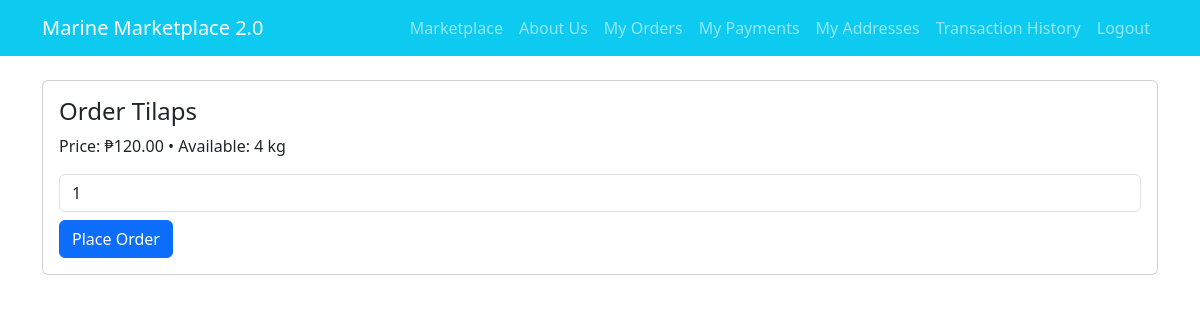
The app's page /order/2 (signed in) with its own data.
### app.py (models this page shows, shortened)
class Product(db.Model):
    __tablename__ = 'products'
    id = db.Column(db.Integer, primary_key=True)
    name = db.Column(db.String(200), nullable=False)
    price = db.Column(db.Float, nullable=False)
    quantity = db.Column(db.Integer, nullable=False, default=0)
    description = db.Column(db.String(400))
    image_path = db.Column(db.String(300))
    vendor_id = db.Column(db.Integer, db.ForeignKey('users.id'))
    created_at = db.Column(db.DateTime, default=datetime.utcnow)
    vendor = db.relationship('User', backref='products')

### app.py (the view, shortened to what this page needs)
@app.route('/order/<int:pid>', methods=['GET','POST'])
@login_required(role='consumer')
def order(pid):
    p = Product.query.get_or_404(pid)
    return render_template('order.html', product=p)

### app.py (called while the page is built)
def login_required(role=None):
    def decorator(f):
        @wraps(f)
        def wrapper(*args, **kwargs):
            if 'user_id' not in session:
                flash('Please login first','warning')
                return redirect(url_for('login'))
            if role and session.get('role') != role and session.get('role') != 'admin':
                flash('Access denied','danger')
                return redirect(url_for('index'))
            return f(*args, **kwargs)
        return wrapper
    return decorator

### templates/order.html
{% extends 'base.html' %}{% block content %}<div class="card p-3"><h4>Order {{ product.name }}</h4><p>Price: ₱{{ '{:.2f}'.format(product.price) }} • Available: {{ product.quantity }} kg</p><form method="POST"><input name="quantity" class="form-control mb-2" type="number" min="1" max="{{ product.quantity }}" value="1"><button class="btn btn-primary">Place Order</button></form></div>{% endblock %}

### records on screen
Product: name "Tilaps", price "120.00", quantity "4"
